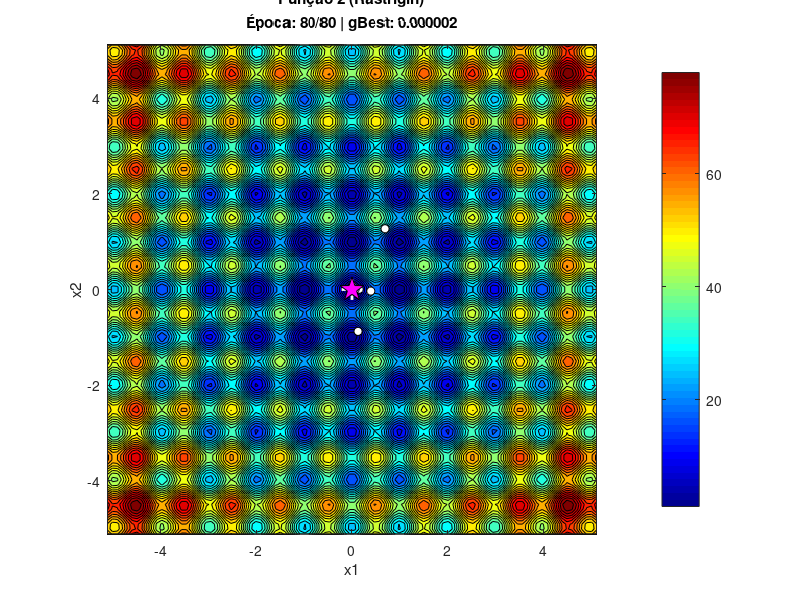
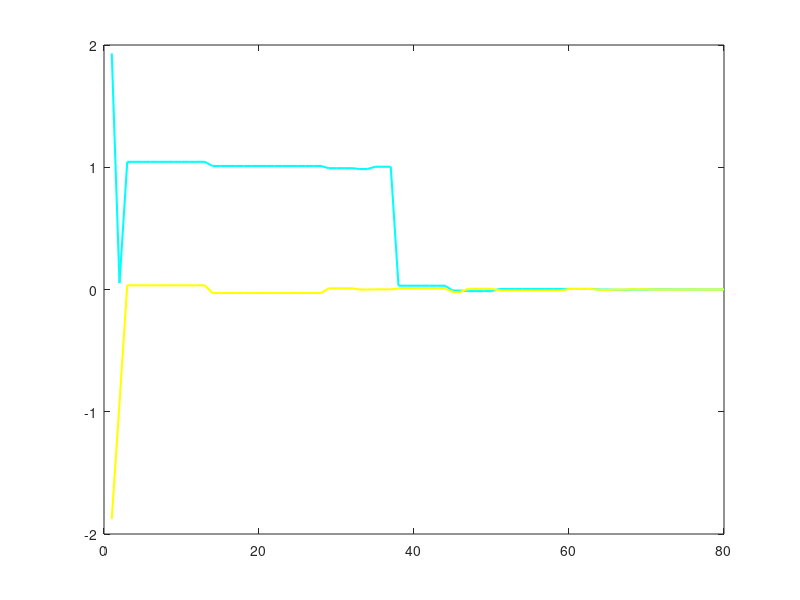

MATLAB code for these plots, in order: (Note: this script raises an error after producing the figures.)
% Visualização 2D (Vista de Topo) + Gráficos de Análise Separados
clear; clc; close all;

% Parametros iniciais
OPCAO_FUNCAO = 2;  % 1 ou 2
VELOCIDADE = 1;    % 1=Rápido, 2=Normal

SWARM_SIZE = 20;   
MAX_IT = 80;       

% Cores Dark Mode
BG_COLOR = [0.1 0.1 0.1]; 
AX_COLOR = [1 1 1]; 

if VELOCIDADE == 1, PAUSE_TIME = 0.01; else, PAUSE_TIME = 0.05; end

if OPCAO_FUNCAO == 1
    nome = 'Função 1 (Schaffer)';
    lim_min = -2.048; lim_max = 2.048;
    fobj = @(x,y) 0.5 + ((sin(sqrt(x.^2+y.^2))).^2-0.5) ./ ((1+0.001.*(x.^2+y.^2)).^2);
    n_cnt = 40;
else
    nome = 'Função 2 (Rastrigin)';
    lim_min = -5.12; lim_max = 5.12;
    fobj = @(x,y) 20 + (x.^2 - 10*cos(2*pi.*x)) + (y.^2 - 10*cos(2*pi.*y));
    n_cnt = 30;
end

fprintf('=== Visualização 2D PSO: %s ===\n', nome);

figure('Name', ['Animação 2D - ' nome], 'Position', [50, 100, 700, 600]);
[X, Y] = meshgrid(linspace(lim_min, lim_max, 100));
Z = fobj(X, Y);

contourf(X, Y, Z, n_cnt); colormap jet; colorbar; hold on; 
axis equal; axis([lim_min lim_max lim_min lim_max]);
xlabel('x1'); ylabel('x2'); title([nome ' - Inicialização']);
plot(0, 0, 'w+', 'MarkerSize', 15, 'LineWidth', 2); 

% Inicialização PSO
num_vars = 2;
vmax = 0.15 * (lim_max - lim_min);
c1 = 2.0; c2 = 2.0;

pos = lim_min + (lim_max - lim_min) * rand(SWARM_SIZE, num_vars);
vel = zeros(SWARM_SIZE, num_vars);

pbest_pos = pos;
pbest_val = inf(SWARM_SIZE, 1);
gbest_val = Inf;
gbest_sol = zeros(1, num_vars);

hist_gbest_val = zeros(1, MAX_IT);
hist_gbest_pos = zeros(MAX_IT, 2);

for i = 1:SWARM_SIZE
    val = fobj(pos(i,1), pos(i,2));
    pbest_val(i) = val;
    if val < gbest_val
        gbest_val = val; gbest_sol = pos(i,:);
    end
end

h_swarm = plot(pos(:,1), pos(:,2), 'ko', 'MarkerFaceColor', 'w', 'MarkerSize', 6);
h_best = plot(gbest_sol(1), gbest_sol(2), 'p', ...
    'MarkerSize', 18, 'MarkerFaceColor', 'm', 'MarkerEdgeColor', 'k');

% Loop principal
for it = 1:MAX_IT
    w = 0.9 - ((0.9 - 0.4) * it / MAX_IT);
    
    for i = 1:SWARM_SIZE
        r1 = rand(1, num_vars); r2 = rand(1, num_vars);
        vel(i,:) = w*vel(i,:) + c1*r1.*(pbest_pos(i,:)-pos(i,:)) + c2*r2.*(gbest_sol-pos(i,:));
        vel(i,:) = max(min(vel(i,:), vmax), -vmax);
        pos(i,:) = pos(i,:) + vel(i,:);
        pos(i,:) = max(min(pos(i,:), lim_max), lim_min);
        
        curr_val = fobj(pos(i,1), pos(i,2));
        if curr_val < pbest_val(i)
            pbest_val(i) = curr_val; pbest_pos(i,:) = pos(i,:);
            if curr_val < gbest_val
                gbest_val = curr_val; gbest_sol = pos(i,:);
            end
        end
    end
    
    hist_gbest_val(it) = gbest_val;
    hist_gbest_pos(it, :) = gbest_sol;
    
    set(h_swarm, 'XData', pos(:,1), 'YData', pos(:,2));
    set(h_best, 'XData', gbest_sol(1), 'YData', gbest_sol(2));
    title(sprintf('%s\nÉpoca: %d/%d | gBest: %.6f', nome, it, MAX_IT, gbest_val));
    drawnow;
    pause(PAUSE_TIME);
end

fprintf('Animação concluída. A gerar gráficos de análise...\n');

% =========================================================================
%                               GRÁFICOS
% =========================================================================

% FIGURA 1: Evolução das Variáveis
figure('Name', 'Evolução das Variáveis', 'Color', BG_COLOR);
plot(1:MAX_IT, hist_gbest_pos(:,1), 'c-', 'LineWidth', 1.5, 'DisplayName', 'x1'); hold on;
plot(1:MAX_IT, hist_gbest_pos(:,2), 'y-', 'LineWidth', 1.5, 'DisplayName', 'x2');
yline(0, 'w--');
legend('Location', 'best', 'TextColor', AX_COLOR, 'EdgeColor', AX_COLOR);
title('Evolução das Variáveis x1 e x2', 'Color', AX_COLOR);
xlabel('Geração', 'Color', AX_COLOR); ylabel('Valor', 'Color', AX_COLOR);
set(gca, 'Color', BG_COLOR, 'XColor', AX_COLOR, 'YColor', AX_COLOR, 'GridColor', AX_COLOR);
grid on;

% FIGURA 2: Convergência do Custo
figure('Name', 'Convergência do Custo', 'Color', BG_COLOR);
plot(1:MAX_IT, hist_gbest_val, 'g-', 'LineWidth', 2);
title('Convergência da Função Custo', 'Color', AX_COLOR);
xlabel('Geração', 'Color', AX_COLOR); ylabel('Fitness f(x)', 'Color', AX_COLOR);
set(gca, 'Color', BG_COLOR, 'XColor', AX_COLOR, 'YColor', AX_COLOR, 'GridColor', AX_COLOR);
grid on;